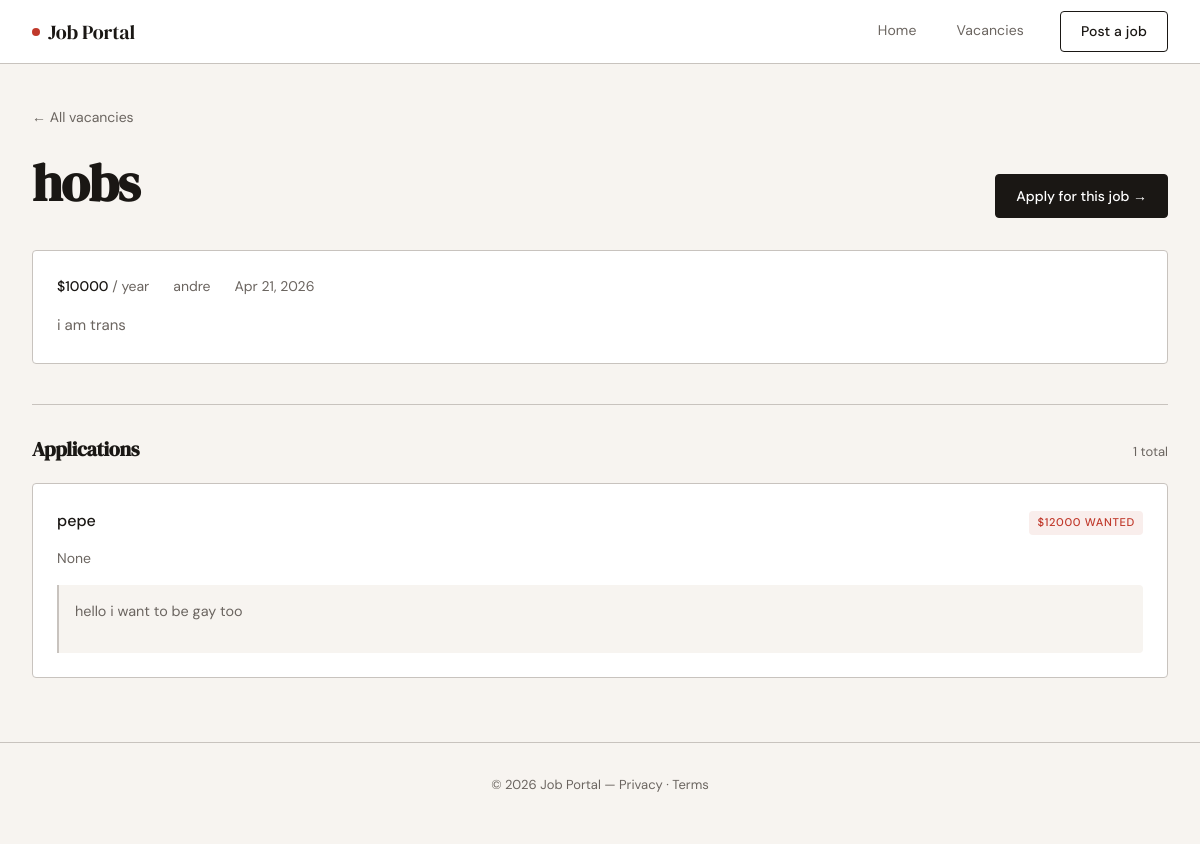
/vacancies/2/, run on the app's committed database.
### sp/models.py (models this page shows, shortened)
class Vacancy(models.Model):
    author = models.ForeignKey(User, on_delete=models.CASCADE)
    title = models.CharField(max_length=100, null=False)
    description = models.TextField(blank=True, null=True, default=':)')
    salary = models.IntegerField(default=1, validators=[MinValueValidator(1), MaxValueValidator(99999)])
    uploaded_at = models.DateTimeField(auto_now_add=True)

class User(models.Model):
    name = models.CharField(max_length=40, null=False)
    email = models.EmailField(blank=True, null=True)

class Applicant(models.Model):
    author = models.ForeignKey(User, on_delete=models.CASCADE)
    content = models.TextField(default='hello...', blank=True, null=True)
    vacancy = models.ForeignKey(Vacancy, on_delete=models.CASCADE, default=1)
    wanted_salary = models.IntegerField(default=1, validators=[MinValueValidator(1), MaxValueValidator(99999)])

### sp/views.py (the view)
# urls.py: path('vacancies/<int:vacancy_id>/', views.vacancy_detail, name='vacancy_detail'),
def vacancy_detail(request, vacancy_id):
    vacancy = get_object_or_404(Vacancy, id=vacancy_id)
    applications = Applicant.objects.filter(vacancy=vacancy).order_by('-id')
    return render(request, 'vacancy_detail.html', {'vacancy': vacancy, 'applications': applications})

### sp/templates/vacancy_detail.html (shortened to what this page needs)
{% extends 'base.html' %}
{% block content %}
<div style="margin-bottom: 1.5rem;">
  <a href="{% url 'vacancies' %}" style="font-size: 0.875rem; color: var(--ink-muted); text-decoration: none; display: inline-flex; align-items: center; gap: 4px;">
    &larr; All vacancies
  </a>
</div>
<div style="display: flex; align-items: baseline; justify-content: space-between; flex-wrap: wrap; gap: 1rem; margin-bottom: 2rem;">
  <h1 style="margin: 0;">{{ vacancy.title }}</h1>
  <a href="{% url 'apply_vacancy' vacancy.id %}" class="btn btn-primary">Apply for this job &rarr;</a>
</div>
<div class="card" style="margin-bottom: 2.5rem;">
  <div style="display: flex; flex-wrap: wrap; gap: 1.5rem; font-size: 0.875rem; color: var(--ink-muted); margin-bottom: {% if vacancy.description %}1rem{% else %}0{% endif %};">
    <span>
      <span style="font-weight: 500; color: var(--ink);">${{ vacancy.salary }}</span>&nbsp;/ year
    </span>
    <span>{{ vacancy.author.name }}</span>
    <span>{{ vacancy.uploaded_at|date:"M d, Y" }}</span>
  </div>
  {% if vacancy.description %}
    <p style="margin: 0; color: var(--ink-muted); font-size: 0.9375rem; line-height: 1.7;">{{ vacancy.description }}</p>
  {% endif %}
</div>
<hr class="divider">
<div style="display: flex; align-items: baseline; justify-content: space-between; margin-bottom: 1.25rem;">
  <h2 style="font-size: 1.25rem; margin: 0;">Applications</h2>
  <span style="font-size: 0.8125rem; color: var(--ink-muted);">{{ applications|length }} total</span>
</div>
{% if applications %}
  <div style="display: flex; flex-direction: column; gap: 1rem;">
    {% for application in applications %}
    <div class="card">
      <div style="display: flex; align-items: baseline; justify-content: space-between; flex-wrap: wrap; gap: 0.5rem; margin-bottom: 0.75rem;">
        <p style="font-weight: 500; color: var(--ink); margin: 0;">{{ application.author.name }}</p>
        <span class="badge">${{ application.wanted_salary }} wanted</span>
      </div>
      <p style="font-size: 0.875rem; color: var(--ink-muted); margin-bottom: 1rem;">
        {{ application.author.email }}
      </p>
      <div style="background: var(--paper); border-left: 2px solid var(--ink-faint); padding: 0.875rem 1rem; border-radius: 0 var(--radius) var(--radius) 0; font-size: 0.9rem; color: var(--ink-muted); line-height: 1.7;">
        {{ application.content|linebreaks }}
      </div>
    </div>
    {% endfor %}
  </div>
{% endif %}
{% endblock %}

### sp/templates/base.html (style rules this page uses)
*, *::before, *::after { box-sizing: border-box; margin: 0; padding: 0; }
:root { --ink: #1a1714; --ink-muted: #6b6560; --ink-faint: #c8c3be; --paper: #f7f4f0; --paper-warm: #ede9e3; --accent: #c0392b; --accent-soft: #f9eeec; --white: #ffffff; --nav-h: 64px; --radius: 4px; --transition: 0.2s ease; }
html { scroll-behavior: smooth; }
body { font-family: 'DM Sans', sans-serif; font-size: 16px; line-height: 1.6; color: var(--ink); background-color: var(--paper); min-height: 100vh; }
h1 { font-family: 'DM Serif Display', serif; font-size: clamp(2rem, 5vw, 3.25rem); line-height: 1.1; letter-spacing: -0.02em; color: var(--ink); margin-bottom: 1rem; }
h2 { font-family: 'DM Serif Display', serif; font-size: clamp(1.375rem, 3vw, 1.875rem); line-height: 1.2; letter-spacing: -0.015em; color: var(--ink); margin-bottom: 0.75rem; }
p { color: var(--ink-muted); margin-bottom: 1rem; }
a { color: var(--accent); text-decoration: none; transition: opacity var(--transition); }
.badge { display: inline-block; font-size: 0.7rem; font-weight: 500; letter-spacing: 0.06em; text-transform: uppercase; padding: 3px 8px; border-radius: var(--radius); background: var(--accent-soft); color: var(--accent); }
.card { background: var(--white); border: 1px solid var(--ink-faint); border-radius: var(--radius); padding: 1.5rem; transition: border-color var(--transition), box-shadow var(--transition); }
.btn { display: inline-flex; align-items: center; gap: 6px; font-family: 'DM Sans', sans-serif; font-size: 0.875rem; font-weight: 500; padding: 0.625rem 1.25rem; border-radius: var(--radius); border: 1px solid transparent; cursor: pointer; text-decoration: none; transition: background var(--transition), color var(--transition), border-color var(--transition); }
.btn-primary { background: var(--ink); color: var(--white); border-color: var(--ink); }
.divider { border: none; border-top: 1px solid var(--ink-faint); margin: 2rem 0; }

### data on the page
Vacancy: title "hobs", salary "10000", author.name "andre", uploaded_at "Apr 21, 2026", description "i am trans"
Applicant: author.name "pepe", wanted_salary "12000", author.email "None", content "hello i want to be gay too"

### other printed values
{{ applications|length }} "1"
